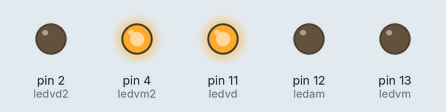
Simulated run of this sketch. Board: Arduino Uno, built with avr-gcc and run on an emulated ATmega328P. Parts: output pins drawn as LEDs (lit = HIGH).

Above: at 2.0 s.
At 6.0 s:
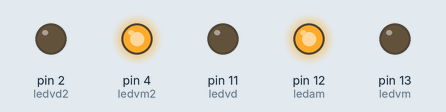
At 8.2 s:
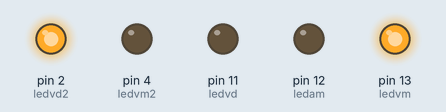
At 9.7 s:
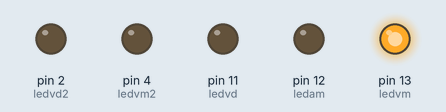
At 10.7 s:
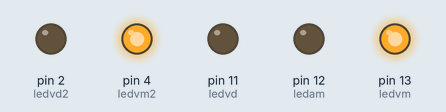
Timing chart, 0 to 14.3 s (numbered marks = the images above):
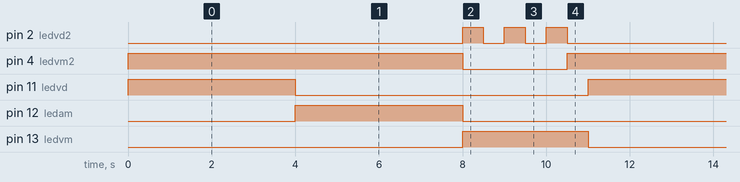

The sketch:

SemaforoSimples.ino
```cpp
// C++ code
// semaforo completo

#define ledvm 13
#define ledam 12
#define ledvd 11
#define ledvm2 4
#define ledvd2 2
void setup()
{
  pinMode(13, OUTPUT);//led vermelho
  pinMode(12, OUTPUT);//led amarelo
  pinMode(11, OUTPUT);//led verde
  pinMode(4, OUTPUT);//led vermelho
  pinMode(2, OUTPUT);//led verde
}

void loop()
{
  int t1 = 4000;
  int t2 = 500;
  digitalWrite(ledvd, HIGH);//verde carro
  digitalWrite(ledvm2,HIGH); //vermelho pedestre
  delay(t1);// temporizador
  digitalWrite(ledvd, LOW);// verde carro
  digitalWrite(ledam, HIGH);//amarelo carro
  delay(t1);
  digitalWrite(ledam, LOW);//amarelo carro
  digitalWrite(ledvm, HIGH);//vermelho carro
  digitalWrite(ledvm2,LOW); //vermelho pedestre
  digitalWrite(ledvd2, HIGH);//verde pedestre
  delay(t2);
  digitalWrite(ledvd2, LOW);//verde pedestre
  delay(t2);
  digitalWrite(ledvd2, HIGH);//verde pedestre
  delay(t2);
  digitalWrite(ledvd2, LOW);//verde pedestre
  delay(t2);
  digitalWrite(ledvd2, HIGH);//verde pedestre
  delay(t2);
  digitalWrite(ledvd2, LOW);//verde pedestre
  digitalWrite(ledvm2,HIGH); //vermelho pedestre
  delay(t2);
  digitalWrite(ledvm, LOW);

}
```

Measured:
- by itself, pin 2 (ledvd2): repeats every 11.0 s: 2 × (LOW 0.50 s, HIGH 0.50 s), LOW 8.5 s, HIGH 0.50 s
- by itself, pin 4 (ledvm2): alternates HIGH for 8.5 s and LOW for 2.5 s
- by itself, pin 11 (ledvd), pin 12 (ledam): alternates HIGH for 4.0 s and LOW for 7.0 s
- by itself, pin 13 (ledvm): alternates HIGH for 3.0 s and LOW for 8.0 s
